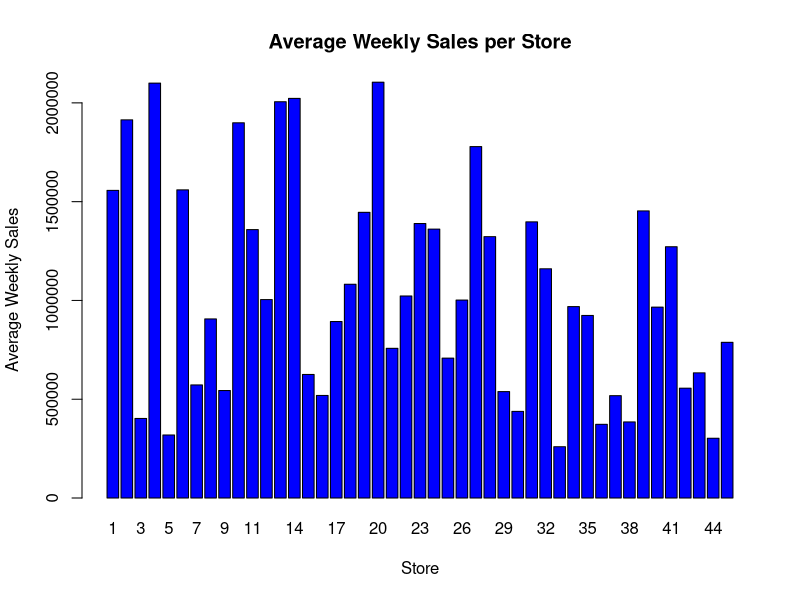
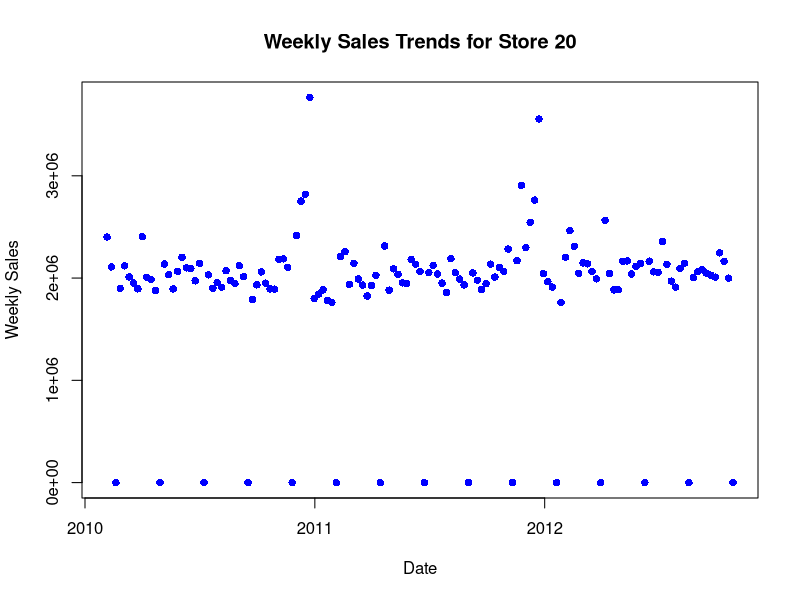
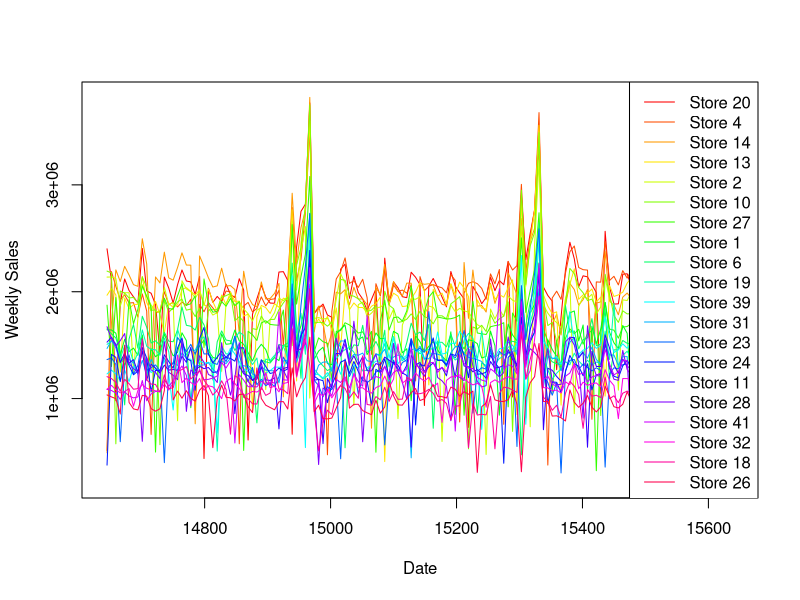

Source code (R) for these figures, in order:
# Load necessary library for reading CSV files
library(readr)

# Load required packages for data manipulation and missing value handling
library(zoo)  # For na.approx()
library(dplyr)  # For data manipulation

# Read Walmart sales data from CSV file
walmart_data <- read_csv("data/lab_data.csv")

# Display the dataset structure in RStudio Viewer
View(walmart_data)

#--------------------------------------------
# Print the dimensions of the dataset (rows and columns)
print(dim(walmart_data))

#--------------------------------------------
# Print the class of the Store column and structure of the dataset
print(class(walmart_data$Store))
print(str(walmart_data))

#--------------------------------------------
# Display the first few rows and summary statistics of the dataset
head(walmart_data)
summary(walmart_data)

#--------------------------------------------
# Convert the Date column to Date format
walmart_data$Date <- as.Date(walmart_data$Date, format = "%d-%m-%Y")
str(walmart_data)

#--------------------------------------------
# Count missing values per column and total missing rows
colSums(is.na(walmart_data))
sum(complete.cases(walmart_data) == FALSE)

#--------------------------------------------
# Compute basic statistics on Weekly Sales
mean(walmart_data$Weekly_Sales)
median(walmart_data$Weekly_Sales)
range(walmart_data$Weekly_Sales)

# Compute statistics ignoring missing values
mean(walmart_data$Weekly_Sales, na.rm = TRUE)
median(walmart_data$Weekly_Sales, na.rm = TRUE)
range(walmart_data$Weekly_Sales, na.rm = TRUE)

#--------------------------------------------
# Aggregate average weekly sales by store
avg_sales <- aggregate(Weekly_Sales ~ Store, data = walmart_data, mean, na.rm = TRUE)

# Create a bar plot of average weekly sales per store
barplot(avg_sales$Weekly_Sales, names.arg = avg_sales$Store,
        xlab = "Store",
        ylab = "Average Weekly Sales",
        main = "Average Weekly Sales per Store",
        col = "blue",
        border = "black",
        ylim = c(0, max(avg_sales$Weekly_Sales) + 1000)
)

# Sort stores by average weekly sales in ascending order
sales <- avg_sales[order(avg_sales$Weekly_Sales), ]
print(sales)

#--------------------------------------------
# Subset data for a specific store
specific_store_number <- 20
specific_store_data <- subset(walmart_data, Store == specific_store_number)

# Replace missing values in Weekly Sales with zero
specific_store_data$Weekly_Sales[is.na(specific_store_data$Weekly_Sales)] <- 0

# Ensure the data is sorted by date
specific_store_data <- specific_store_data[order(specific_store_data$Date), ]

# Create a line plot for the selected store
plot(specific_store_data$Date, specific_store_data$Weekly_Sales,
     col = "blue", pch = 16, xlab = "Date", ylab = "Weekly Sales",
     main = paste("Weekly Sales Trends for Store", specific_store_number))

#-------------------------------------------

# Interpolate missing values in Weekly Sales
walmart_data$Weekly_Sales <- na.approx(walmart_data$Weekly_Sales, na.rm = FALSE)

# Compute total sales per store and sort in descending order
store_sales <- walmart_data %>%
  group_by(Store) %>%
  summarise(Total_Sales = sum(Weekly_Sales, na.rm = TRUE)) %>%
  arrange(desc(Total_Sales))

# Select the top 20 stores with the highest total sales
top_stores <- store_sales$Store[1:20]

# Open an empty plot with proper axis limits
plot(1, type = "n", xlab = "Date", ylab = "Weekly Sales",
     xlim = range(walmart_data$Date, na.rm = TRUE), 
     ylim = range(walmart_data$Weekly_Sales, na.rm = TRUE))

# Assign unique colors for each store
colors <- rainbow(length(top_stores))

# Plot sales trends for each of the top 20 stores
for (i in 1:length(top_stores)) {
  store_data <- walmart_data %>%
    filter(Store == top_stores[i]) %>%
    arrange(Date)  # Ensure dates are in correct order
  
  lines(store_data$Date, store_data$Weekly_Sales, col = colors[i], type = "l")
}

# Add a legend to the plot
legend("topright", legend = paste("Store", top_stores), col = colors, lty = 1)